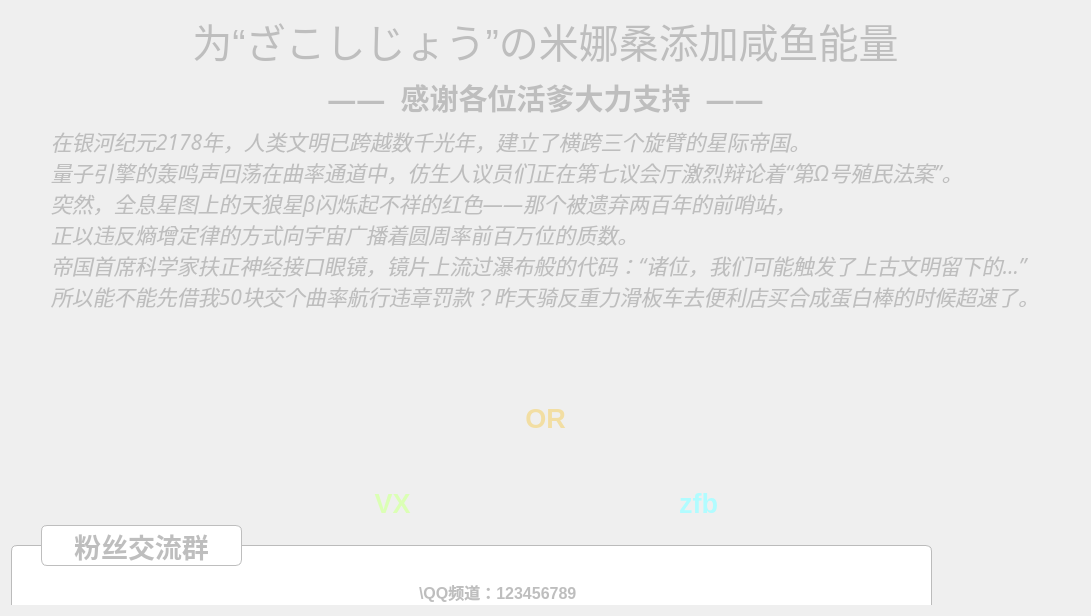
     <widget class="QWidget" name="ChargingWidget">
      <property name="styleSheet">
       <string notr="true">#ChargingWidget{
	background-color: #f0f0f0;
}</string>
      </property>
      <layout class="QVBoxLayout" name="verticalLayout_15" stretch="1,1,4,6,5">
       <item>
        <layout class="QHBoxLayout" name="chargingHorizontalLayout1">
         <item>
          <spacer name="chargingHorizontalSpacer1">
           <property name="orientation">
            <enum>Qt::Orientation::Horizontal</enum>
           </property>
           <property name="sizeHint" stdset="0">
            <size>
             <width>40</width>
             <height>20</height>
            </size>
           </property>
          </spacer>
         </item>
         <item>
          <widget class="QLabel" name="chargingTitleLabel1">
           <property name="styleSheet">
            <string notr="true">QLabel{
	color: #BEBEBE;
	font: italic 30pt &quot;Terminal&quot;;
	font-size: 30pt;
	font-family: &quot;楷体&quot;;
}</string>
           </property>
           <property name="text">
            <string>为“ざこしじょう”の米娜桑添加咸鱼能量</string>
           </property>
           <property name="alignment">
            <set>Qt::AlignmentFlag::AlignCenter</set>
           </property>
          </widget>
         </item>
         <item>
          <spacer name="chargingHorizontalSpacer2">
           <property name="orientation">
            <enum>Qt::Orientation::Horizontal</enum>
           </property>
           <property name="sizeHint" stdset="0">
            <size>
             <width>40</width>
             <height>20</height>
            </size>
           </property>
          </spacer>
         </item>
        </layout>
       </item>
       <item>
        <layout class="QHBoxLayout" name="chargingHorizontalLayout2">
         <item>
          <spacer name="chargingHorizontalSpacer3">
           <property name="orientation">
            <enum>Qt::Orientation::Horizontal</enum>
           </property>
           <property name="sizeHint" stdset="0">
            <size>
             <width>40</width>
             <height>20</height>
            </size>
           </property>
          </spacer>
         </item>
         <item>
          <widget class="QLabel" name="chargingTitleLabel2">
           <property name="enabled">
            <bool>true</bool>
           </property>
           <property name="font">
            <font>
             <family>Microsoft JhengHei</family>
             <pointsize>22</pointsize>
             <italic>false</italic>
             <bold>true</bold>
            </font>
           </property>
           <property name="styleSheet">
            <string notr="true">QLabel{
	color: #BEBEBE;
}</string>
           </property>
           <property name="midLineWidth">
            <number>0</number>
           </property>
           <property name="text">
            <string>——  感谢各位活爹大力支持  ——</string>
           </property>
           <property name="alignment">
            <set>Qt::AlignmentFlag::AlignCenter</set>
           </property>
          </widget>
         </item>
         <item>
          <spacer name="chargingHorizontalSpacer4">
           <property name="orientation">
            <enum>Qt::Orientation::Horizontal</enum>
           </property>
           <property name="sizeHint" stdset="0">
            <size>
             <width>40</width>
             <height>20</height>
            </size>
           </property>
          </spacer>
         </item>
        </layout>
       </item>
       <item>
        <layout class="QHBoxLayout" name="chargingHorizontalLayout3">
         <item>
          <spacer name="chargingHorizontalSpacer5">
           <property name="orientation">
            <enum>Qt::Orientation::Horizontal</enum>
           </property>
           <property name="sizeHint" stdset="0">
            <size>
             <width>40</width>
             <height>20</height>
            </size>
           </property>
          </spacer>
         </item>
         <item>
          <widget class="QLabel" name="chargingTextLabel1">
           <property name="font">
            <font>
             <family>楷体</family>
             <pointsize>16</pointsize>
             <italic>true</italic>
            </font>
           </property>
           <property name="styleSheet">
            <string notr="true">QLabel{
	color: #BEBEBE;
}</string>
           </property>
           <property name="text">
            <string>在银河纪元2178年，人类文明已跨越数千光年，建立了横跨三个旋臂的星际帝国。
量子引擎的轰鸣声回荡在曲率通道中，仿生人议员们正在第七议会厅激烈辩论着“第Ω号殖民法案”。
突然，全息星图上的天狼星β闪烁起不祥的红色——那个被遗弃两百年的前哨站，
正以违反熵增定律的方式向宇宙广播着圆周率前百万位的质数。
帝国首席科学家扶正神经接口眼镜，镜片上流过瀑布般的代码：“诸位，我们可能触发了上古文明留下的…” 
所以能不能先借我50块交个曲率航行违章罚款？昨天骑反重力滑板车去便利店买合成蛋白棒的时候超速了。</string>
           </property>
           <property name="alignment">
            <set>Qt::AlignmentFlag::AlignLeading|Qt::AlignmentFlag::AlignLeft|Qt::AlignmentFlag::AlignVCenter</set>
           </property>
           <property name="wordWrap">
            <bool>false</bool>
           </property>
          </widget>
         </item>
         <item>
          <spacer name="chargingHorizontalSpacer6">
           <property name="orientation">
            <enum>Qt::Orientation::Horizontal</enum>
           </property>
           <property name="sizeHint" stdset="0">
            <size>
             <width>40</width>
             <height>20</height>
            </size>
           </property>
          </spacer>
         </item>
        </layout>
       </item>
       <item>
        <layout class="QHBoxLayout" name="chargingHorizontalLayout4">
         <item>
          <spacer name="chargingHorizontalSpacer7">
           <property name="orientation">
            <enum>Qt::Orientation::Horizontal</enum>
           </property>
           <property name="sizeHint" stdset="0">
            <size>
             <width>40</width>
             <height>20</height>
            </size>
           </property>
          </spacer>
         </item>
         <item>
          <layout class="QVBoxLayout" name="chargingVerticalLayout1">
           <item>
            <spacer name="verticalSpacer">
             <property name="orientation">
              <enum>Qt::Orientation::Vertical</enum>
             </property>
             <property name="sizeHint" stdset="0">
              <size>
               <width>20</width>
               <height>40</height>
              </size>
             </property>
            </spacer>
           </item>
           <item>
            <layout class="QHBoxLayout" name="chargingHorizontalLayout5">
             <item>
              <layout class="QVBoxLayout" name="chargingVerticalLayout2">
               <item>
                <widget class="QLabel" name="chargingQrcodeLabel1">
                 <property name="minimumSize">
                  <size>
                   <width>173</width>
                   <height>164</height>
                  </size>
                 </property>
                 <property name="maximumSize">
                  <size>
                   <width>173</width>
                   <height>164</height>
                  </size>
                 </property>
                 <property name="text">
                  <string/>
                 </property>
                 <property name="pixmap">
                  <pixmap resource="MainWidget.qrc">:/QrCode/res/QrCode/wx.png</pixmap>
                 </property>
                 <property name="scaledContents">
                  <bool>true</bool>
                 </property>
                 <property name="alignment">
                  <set>Qt::AlignmentFlag::AlignCenter</set>
                 </property>
                </widget>
               </item>
               <item>
                <widget class="QLabel" name="chargingLabel1">
                 <property name="font">
                  <font>
                   <pointsize>20</pointsize>
                   <bold>true</bold>
                  </font>
                 </property>
                 <property name="styleSheet">
                  <string notr="true">QLabel{
	color: #dbffb5;
}</string>
                 </property>
                 <property name="text">
                  <string>VX</string>
                 </property>
                 <property name="alignment">
                  <set>Qt::AlignmentFlag::AlignCenter</set>
                 </property>
                </widget>
               </item>
              </layout>
             </item>
             <item>
              <spacer name="chargingHorizontalSpacer9">
               <property name="orientation">
                <enum>Qt::Orientation::Horizontal</enum>
               </property>
               <property name="sizeHint" stdset="0">
                <size>
                 <width>40</width>
                 <height>20</height>
                </size>
               </property>
              </spacer>
             </item>
             <item>
              <widget class="QLabel" name="chargingLabel2">
               <property name="font">
                <font>
                 <pointsize>20</pointsize>
                 <bold>true</bold>
                </font>
               </property>
               <property name="styleSheet">
                <string notr="true">QLabel{
	color: #f2dea3;
}</string>
               </property>
               <property name="text">
                <string>OR</string>
               </property>
               <property name="alignment">
                <set>Qt::AlignmentFlag::AlignCenter</set>
               </property>
              </widget>
             </item>
             <item>
              <spacer name="chargingHorizontalSpacer10">
               <property name="orientation">
                <enum>Qt::Orientation::Horizontal</enum>
               </property>
               <property name="sizeHint" stdset="0">
                <size>
                 <width>40</width>
                 <height>20</height>
                </size>
               </property>
              </spacer>
             </item>
             <item>
              <layout class="QVBoxLayout" name="chargingVerticalLayout3">
               <item>
                <widget class="QLabel" name="chargingQrcodeLabel2">
                 <property name="minimumSize">
                  <size>
                   <width>173</width>
                   <height>164</height>
                  </size>
                 </property>
                 <property name="maximumSize">
                  <size>
                   <width>173</width>
                   <height>164</height>
                  </size>
                 </property>
                 <property name="text">
                  <string/>
                 </property>
                 <property name="pixmap">
                  <pixmap resource="MainWidget.qrc">:/QrCode/res/QrCode/zfb.jpg</pixmap>
                 </property>
                 <property name="scaledContents">
                  <bool>true</bool>
                 </property>
                 <property name="alignment">
                  <set>Qt::AlignmentFlag::AlignCenter</set>
                 </property>
                </widget>
               </item>
               <item>
                <widget class="QLabel" name="chargingLabel3">
                 <property name="font">
                  <font>
                   <pointsize>20</pointsize>
                   <bold>true</bold>
                  </font>
                 </property>
                 <property name="styleSheet">
                  <string notr="true">QLabel{
	color: #b1fcff;
}</string>
                 </property>
                 <property name="text">
                  <string>zfb</string>
                 </property>
                 <property name="alignment">
                  <set>Qt::AlignmentFlag::AlignCenter</set>
                 </property>
                </widget>
               </item>
              </layout>
             </item>
            </layout>
           </item>
           <item>
            <spacer name="verticalSpacer_2">
             <property name="orientation">
              <enum>Qt::Orientation::Vertical</enum>
             </property>
             <property name="sizeHint" stdset="0">
              <size>
               <width>20</width>
               <height>40</height>
              </size>
             </property>
            </spacer>
           </item>
          </layout>
         </item>
         <item>
          <spacer name="chargingHorizontalSpacer8">
           <property name="orientation">
            <enum>Qt::Orientation::Horizontal</enum>
           </property>
           <property name="sizeHint" stdset="0">
            <size>
             <width>40</width>
             <height>20</height>
            </size>
           </property>
          </spacer>
         </item>
        </layout>
       </item>
       <item>
        <widget class="QWidget" name="GroupWidget2" native="true">
         <widget class="QWidget" name="subControl3" native="true">
          <property name="geometry">
           <rect>
            <x>0</x>
            <y>20</y>
            <width>921</width>
            <height>191</height>
           </rect>
          </property>
          <property name="minimumSize">
           <size>
            <width>0</width>
            <height>0</height>
           </size>
          </property>
          <property name="maximumSize">
           <size>
            <width>16777215</width>
            <height>16777215</height>
           </size>
          </property>
          <property name="styleSheet">
           <string notr="true">#subControl3{
	border: 1px solid #BBBBBB;
	background-color: white;
	border-radius: 6px;
}</string>
          </property>
          <layout class="QVBoxLayout" name="verticalLayout_14" stretch="2,5,1">
           <item>
            <spacer name="verticalSpacer_3">
             <property name="orientation">
              <enum>Qt::Orientation::Vertical</enum>
             </property>
             <property name="sizeType">
              <enum>QSizePolicy::Policy::Fixed</enum>
             </property>
             <property name="sizeHint" stdset="0">
              <size>
               <width>30</width>
               <height>15</height>
              </size>
             </property>
            </spacer>
           </item>
           <item>
            <layout class="QHBoxLayout" name="chargingHorizontalLayout6">
             <item>
              <spacer name="chargingHorizontalSpacer11">
               <property name="orientation">
                <enum>Qt::Orientation::Horizontal</enum>
               </property>
               <property name="sizeHint" stdset="0">
                <size>
                 <width>40</width>
                 <height>20</height>
                </size>
               </property>
              </spacer>
             </item>
             <item>
              <layout class="QHBoxLayout" name="chargingHorizontalLayout7">
               <item>
                <layout class="QVBoxLayout" name="chargingVerticalLayout4">
                 <item>
                  <widget class="QLabel" name="chargingQrcodeLabel3">
                   <property name="minimumSize">
                    <size>
                     <width>120</width>
                     <height>110</height>
                    </size>
                   </property>
                   <property name="maximumSize">
                    <size>
                     <width>120</width>
                     <height>110</height>
                    </size>
                   </property>
                   <property name="text">
                    <string/>
                   </property>
                   <property name="pixmap">
                    <pixmap resource="MainWidget.qrc">:/QrCode/res/QrCode/wxCode.jpg</pixmap>
                   </property>
                   <property name="scaledContents">
                    <bool>true</bool>
                   </property>
                   <property name="alignment">
                    <set>Qt::AlignmentFlag::AlignCenter</set>
                   </property>
                  </widget>
                 </item>
                 <item>
                  <widget class="QLabel" name="chargingLabel4">
                   <property name="styleSheet">
                    <string notr="true">QLabel{
	color: #BEBEBE;
	font-size: 12pt;
	font-family: &quot;微软雅黑&quot;;
	font-weight: bold;
}</string>
                   </property>
                   <property name="text">
                    <string>— VX —</string>
                   </property>
                   <property name="alignment">
                    <set>Qt::AlignmentFlag::AlignCenter</set>
                   </property>
                  </widget>
                 </item>
                </layout>
               </item>
               <item>
                <spacer name="chargingHorizontalSpacer12">
                 <property name="orientation">
                  <enum>Qt::Orientation::Horizontal</enum>
                 </property>
                 <property name="sizeType">
                  <enum>QSizePolicy::Policy::Fixed</enum>
                 </property>
                 <property name="sizeHint" stdset="0">
                  <size>
                   <width>40</width>
                   <height>20</height>
                  </size>
                 </property>
                </spacer>
               </item>
               <item>
                <layout class="QVBoxLayout" name="chargingVerticalLayout5">
                 <item>
                  <widget class="QLabel" name="chargingQrcodeLabel4">
                   <property name="minimumSize">
                    <size>
                     <width>120</width>
                     <height>110</height>
                    </size>
                   </property>
                   <property name="maximumSize">
                    <size>
                     <width>120</width>
                     <height>110</height>
                    </size>
                   </property>
                   <property name="text">
                    <string/>
                   </property>
                   <property name="pixmap">
                    <pixmap resource="MainWidget.qrc">:/QrCode/res/QrCode/qqCode.jpg</pixmap>
                   </property>
                   <property name="scaledContents">
                    <bool>true</bool>
                   </property>
                   <property name="alignment">
                    <set>Qt::AlignmentFlag::AlignCenter</set>
                   </property>
                  </widget>
                 </item>
                 <item>
                  <widget class="QLabel" name="chargingLabel5">
                   <property name="styleSheet">
                    <string notr="true">QLabel{
	color: #BEBEBE;
	font-size: 12pt;
	font-family: &quot;微软雅黑&quot;;
	font-weight: bold;
}</string>
                   </property>
                   <property name="text">
                    <string>— QQ频道 —</string>
                   </property>
                   <property name="alignment">
                    <set>Qt::AlignmentFlag::AlignCenter</set>
                   </property>
                  </widget>
                 </item>
                </layout>
               </item>
              </layout>
             </item>
             <item>
              <spacer name="chargingHorizontalSpacer13">
               <property name="orientation">
                <enum>Qt::Orientation::Horizontal</enum>
               </property>
               <property name="sizeHint" stdset="0">
                <size>
                 <width>40</width>
                 <height>20</height>
                </size>
               </property>
              </spacer>
             </item>
             <item>
              <layout class="QVBoxLayout" name="chargingVerticalLayout6">
               <item>
                <layout class="QHBoxLayout" name="chargingHorizontalLayout8">
                 <item>
                  <spacer name="chargingHorizontalSpacer14">
                   <property name="orientation">
                    <enum>Qt::Orientation::Horizontal</enum>
                   </property>
                   <property name="sizeType">
                    <enum>QSizePolicy::Policy::Fixed</enum>
                   </property>
                   <property name="sizeHint" stdset="0">
                    <size>
                     <width>30</width>
                     <height>20</height>
                    </size>
                   </property>
                  </spacer>
                 </item>
                 <item>
                  <widget class="QLabel" name="chargingLabel6">
                   <property name="styleSheet">
                    <string notr="true">QLabel{
	color: #BEBEBE;
	font-size: 12pt;
	font-family: &quot;微软雅黑&quot;;
	font-weight: bold;
}</string>
                   </property>
                   <property name="text">
                    <string>\QQ频道：123456789</string>
                   </property>
                   <property name="alignment">
                    <set>Qt::AlignmentFlag::AlignLeading|Qt::AlignmentFlag::AlignLeft|Qt::AlignmentFlag::AlignVCenter</set>
                   </property>
                  </widget>
                 </item>
                 <item>
                  <spacer name="chargingHorizontalSpacer15">
                   <property name="orientation">
                    <enum>Qt::Orientation::Horizontal</enum>
                   </property>
                   <property name="sizeType">
                    <enum>QSizePolicy::Policy::Fixed</enum>
                   </property>
                   <property name="sizeHint" stdset="0">
                    <size>
                     <width>110</width>
                     <height>20</height>
                    </size>
                   </property>
                  </spacer>
                 </item>
                </layout>
               </item>
               <item>
                <layout class="QHBoxLayout" name="chargingHorizontalLayout9">
                 <item>
                  <spacer name="chargingHorizontalSpacer16">
                   <property name="orientation">
                    <enum>Qt::Orientation::Horizontal</enum>
                   </property>
                   <property name="sizeType">
                    <enum>QSizePolicy::Policy::Fixed</enum>
                   </property>
                   <property name="sizeHint" stdset="0">
                    <size>
                     <width>80</width>
                     <height>20</height>
                    </size>
                   </property>
                  </spacer>
                 </item>
                 <item>
                  <widget class="QLabel" name="chargingLabel7">
                   <property name="styleSheet">
                    <string notr="true">QLabel{
	color: #BEBEBE;
	font-size: 12pt;
	font-family: &quot;微软雅黑&quot;;
	font-weight: bold;
}</string>
                   </property>
                   <property name="text">
                    <string>\QQ频道：123456789</string>
                   </property>
                   <property name="alignment">
                    <set>Qt::AlignmentFlag::AlignLeading|Qt::AlignmentFlag::AlignLeft|Qt::AlignmentFlag::AlignVCenter</set>
                   </property>
                  </widget>
                 </item>
                 <item>
                  <spacer name="chargingHorizontalSpacer17">
                   <property name="orientation">
                    <enum>Qt::Orientation::Horizontal</enum>
                   </property>
                   <property name="sizeType">
                    <enum>QSizePolicy::Policy::Fixed</enum>
                   </property>
                   <property name="sizeHint" stdset="0">
                    <size>
                     <width>80</width>
                     <height>20</height>
                    </size>
                   </property>
                  </spacer>
                 </item>
                </layout>
               </item>
               <item>
                <layout class="QHBoxLayout" name="chargingHorizontalLayout10">
                 <item>
                  <spacer name="chargingHorizontalSpacer18">
                   <property name="orientation">
                    <enum>Qt::Orientation::Horizontal</enum>
                   </property>
                   <property name="sizeType">
                    <enum>QSizePolicy::Policy::Fixed</enum>
                   </property>
                   <property name="sizeHint" stdset="0">
                    <size>
                     <width>110</width>
                     <height>20</height>
                    </size>
                   </property>
                  </spacer>
                 </item>
                 <item>
                  <widget class="QLabel" name="chargingLabel8">
                   <property name="styleSheet">
                    <string notr="true">QLabel{
	color: #BEBEBE;
	font-size: 12pt;
	font-family: &quot;微软雅黑&quot;;
	font-weight: bold;
}</string>
                   </property>
                   <property name="text">
                    <string>\官方微博：123456789</string>
                   </property>
                   <property name="alignment">
                    <set>Qt::AlignmentFlag::AlignLeading|Qt::AlignmentFlag::AlignLeft|Qt::AlignmentFlag::AlignVCenter</set>
                   </property>
                  </widget>
                 </item>
                 <item>
                  <spacer name="chargingHorizontalSpacer19">
                   <property name="orientation">
                    <enum>Qt::Orientation::Horizontal</enum>
                   </property>
                   <property name="sizeType">
                    <enum>QSizePolicy::Policy::Fixed</enum>
                   </property>
                   <property name="sizeHint" stdset="0">
                    <size>
                     <width>30</width>
                     <height>20</height>
                    </size>
                   </property>
                  </spacer>
                 </item>
                </layout>
               </item>
              </layout>
             </item>
             <item>
              <spacer name="chargingHorizontalSpacer20">
               <property name="orientation">
                <enum>Qt::Orientation::Horizontal</enum>
               </property>
               <property name="sizeHint" stdset="0">
                <size>
                 <width>40</width>
                 <height>20</height>
                </size>
               </property>
              </spacer>
             </item>
             <item>
              <widget class="QLabel" name="chargingBgLabel1">
               <property name="minimumSize">
                <size>
                 <width>133</width>
                 <height>133</height>
                </size>
               </property>
               <property name="maximumSize">
                <size>
                 <width>133</width>
                 <height>133</height>
                </size>
               </property>
               <property name="text">
                <string/>
               </property>
               <property name="pixmap">
                <pixmap resource="MainWidget.qrc">:/background/res/background/bg4.jpg</pixmap>
               </property>
               <property name="scaledContents">
                <bool>true</bool>
               </property>
               <property name="alignment">
                <set>Qt::AlignmentFlag::AlignCenter</set>
               </property>
              </widget>
             </item>
             <item>
              <spacer name="chargingHorizontalSpacer21">
               <property name="orientation">
                <enum>Qt::Orientation::Horizontal</enum>
               </property>
               <property name="sizeHint" stdset="0">
                <size>
                 <width>40</width>
                 <height>20</height>
                </size>
               </property>
              </spacer>
             </item>
            </layout>
           </item>
           <item>
            <spacer name="verticalSpacer_4">
             <property name="orientation">
              <enum>Qt::Orientation::Vertical</enum>
             </property>
             <property name="sizeType">
              <enum>QSizePolicy::Policy::Fixed</enum>
             </property>
             <property name="sizeHint" stdset="0">
              <size>
               <width>20</width>
               <height>15</height>
              </size>
             </property>
            </spacer>
           </item>
          </layout>
         </widget>
         <widget class="QLabel" name="subControl4">
          <property name="geometry">
           <rect>
            <x>30</x>
            <y>0</y>
            <width>201</width>
            <height>41</height>
           </rect>
          </property>
          <property name="styleSheet">
           <string notr="true">QLabel{
	color: #BEBEBE;
	font-size: 20pt;
	font-family: &quot;微软雅黑&quot;;
	font-weight: bold;
	border: 1px solid #BEBEBE;
	background-color: white;
	border-radius: 6px;
}</string>
          </property>
          <property name="text">
           <string>粉丝交流群</string>
          </property>
          <property name="alignment">
           <set>Qt::AlignmentFlag::AlignCenter</set>
          </property>
         </widget>
        </widget>
       </item>
      </layout>
     </widget>
